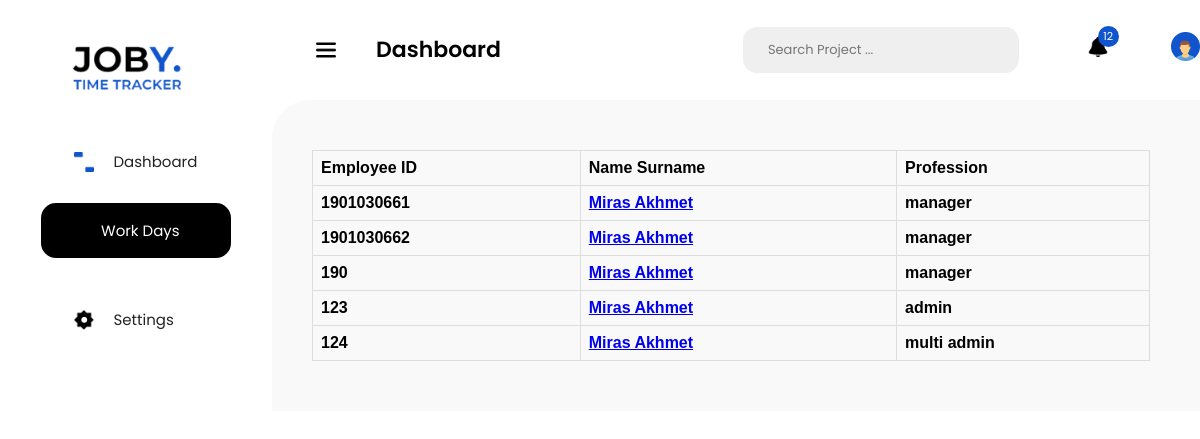
The page /work_days on the database as committed earlier.
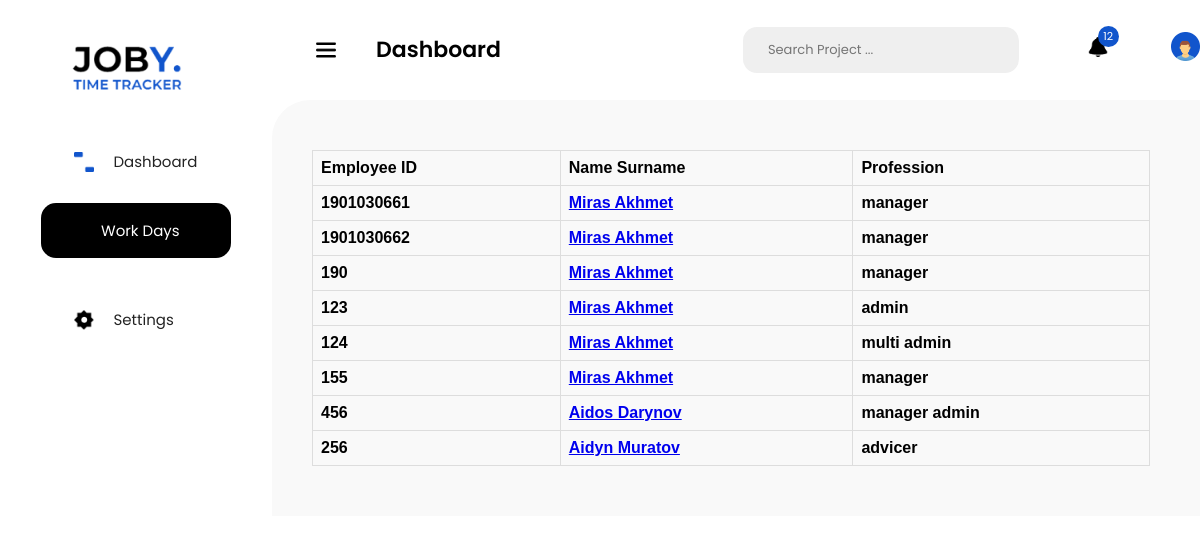
The same page on the database as committed later.
### models.py (models this page shows, shortened)
class Employee(db.Model, UserMixin):
    id = db.Column(db.Integer(), primary_key=True)
    login_id = db.Column(db.String(10), unique=True, nullable=True)
    name = db.Column(db.String(100), nullable=False)
    surname = db.Column(db.String(100), nullable=False)
    profession = db.Column(db.String(30), nullable=False)
    password = db.Column(db.String(40), nullable=False)
    flex_status = db.relationship('FlexStatus', backref='flex_status')
    def full_name(self):
        return f'{self.name} {self.surname}'

### views.py (the view)
@app.route('/work_days')
def list_of_employee():
    employers = Employee.query.all()
    return render_template('list_of_employee.html',employers = employers,user = current_user)

### templates/list_of_employee.html (shortened to what this page needs)
<!DOCTYPE html>
<html lang="en">
<head>
 <link rel="stylesheet" href="../static/styles/dashboard_style.css">
 <link rel="stylesheet" href="{{ url_for('static',filename = 'styles/dashboard_style.css') }}">
</head>
<body>
 <section id="mySideNav" class="sideNav">
  <a href="#" class="logo_container">
   <img src="../static/images/logo.png" alt="logo">
  </a>
  <a href="home" class="links">
   <img src="../static/images/rect.png" alt="">
   <div>Dashboard</div>
  </a>
  <a href="work_days" class="dashboard_black">
   <img src="../static/images/icon_workDays.png" alt="">
   Work Days
  </a>
  <a href="#" class="links">
   <img src="../static/images/icon_settings.png" alt="">
   Settings
  </a>
 </section>
<nav>
  <button>
   <img src="../static/images/menu_bar.png" alt="">
   <div class="dashboard_txt">Dashboard</div>
  </button>
  <div class="search">
   Search Project ...
  </div>
  <div class="notifications">
   <img src="../static/images/bell.png" alt="">
   <div class="notification_numb">12</div>
  </div>
  <div class="profile_info">
   <a href="/profile"><img src="../static/images/profile_photo.png" alt="" class="profile_photo"></a>
  </div>
 </nav>
<section class="main_content">
    <div class="container_table">
        <table>
            <tr>
                <th>Employee ID</th>
                <th>Name Surname</th>
                <th>Profession</th>
            </tr>
            {% for e in employers %}
                <tr>
                    <th>{{ e.login_id }}</th>
                    <th><a href="{{ "work_days/" + e.login_id }}">{{ e.full_name() }} </a></th>
                    <th>{{ e.profession }}</th>
                </tr>
            {% endfor %}
        </table>
    </div>
</section>
</body>
</html>

### static/styles/dashboard_style.css (style rules this page uses)
body { margin: 0; padding: 0; font-family: Poppins; }
.sideNav { padding-top: 34px; display: flex; align-items: center; flex-direction: column; width: 272px; background-color: #fff; height: 100vh; position: fixed; z-index: 1; top: 0; left: 0; }
.sideNav a { text-decoration: none; display: flex; align-items: center; font-size: 15px; }
.logo_container img { height: auto; width: 100%; max-width: 128px !important; }
.logo_container { margin-bottom: 50px; }
.dashboard_black { width: 190px; height: 55px; background-color: black; border-radius: 15px; color: white; padding-left: 20px; box-sizing: border-box; font-family: Poppins; margin-bottom: 50px; }
.sideNav a img, nav img { width: 100%; height: auto; max-width: 20px; margin-right: 20px; }
.links { width: 125px; margin-bottom: 30px; color: #232323; }
nav { height: 100px; background-color: #fff; width: 100%; display: flex; align-items: center; }
nav button { background-color: transparent; border: none; margin-left: 310px; display: flex; align-items: center; }
nav button img { margin-right: 40px; }
.dashboard_txt { font-weight: 600; font-size: 22px; line-height: 42px; color: #000; font-family: Poppins; }
.search { width: 408px; height: 46px; background-color: #efefef; border-radius: 14px; display: flex; align-items: center; color: #757575; padding-left: 25px; font-size: 13px; margin-left: 16rem; }
.notifications { position: relative; margin-right: 1.8rem; margin-left: 4.3rem; }
.notification_numb { background-color: #1155CC; width: 21px; height: 21px; color: #fff; border-radius: 15px; font-size: 11px; box-sizing: border-box; display: flex; align-items: center; justify-content: center; position: absolute; left: 10px; top: -11px; }
.profile_info { display: flex; }
.profile_photo { width: 100%; height: auto; max-width: 46px; }
.main_content { margin-left: 272px; border-radius: 38px 0 0 0; background-color: #F9F9F9; padding: 50px 50px 50px 40px; }
table { font-family: arial, sans-serif; border-collapse: collapse; width: 100%; }
td, th { border: 1px solid #dddddd; text-align: left; padding: 8px; }

Rows that differ between the two databases and show on the page:
added Employee: login_id "155", full_name "Miras Akhmet", profession "manager"
added Employee: login_id "456", full_name "Aidos Darynov", profession "manager admin"
added Employee: login_id "256", full_name "Aidyn Muratov", profession "advicer"
